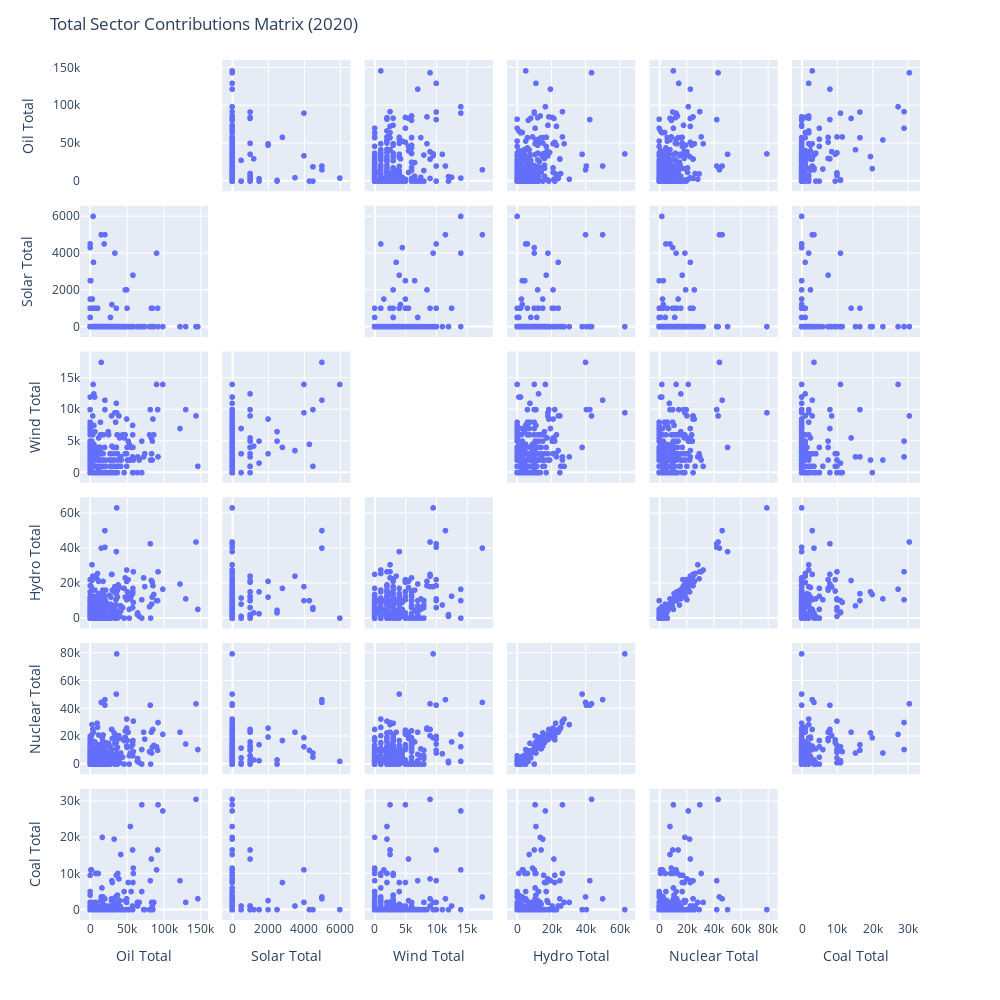

The code cell stored with this chart in its notebook:
### Code cell
import seaborn as sns
import pandas as pd
import plotly.express as px
import matplotlib.pyplot as plt
import numpy as np

totals = pd.read_csv('data-totals/annual-totals/2020/final-totals/totals.csv')

fig = px.scatter_matrix(totals,
    dimensions=["Oil Total", "Solar Total", "Wind Total", "Hydro Total", "Nuclear Total", "Coal Total"])
fig.update_traces(diagonal_visible=False)
fig.update_layout(title="Total Sector Contributions Matrix (2020)",
                  dragmode='select',
                  width=1000,
                  height=1000,
                  hovermode='closest')
fig.show()

### Figure 1 — Plotly figure (JSON) as saved in the notebook; plotly's stock layout.template omitted (floating-point values rounded to 4 significant figures; data arrays with more than 128 entries replaced by an {"elided": "..."} marker saying what was removed)
{"data": [{"diagonal": {"visible": false}, "dimensions": [{"axis": {"matches": true}, "label": "Oil Total", "values": {"elided": "371 int values"}}, {"axis": {"matches": true}, "label": "Solar Total", "values": {"elided": "371 int values"}}, {"axis": {"matches": true}, "label": "Wind Total", "values": {"elided": "371 int values"}}, {"axis": {"matches": true}, "label": "Hydro Total", "values": {"elided": "371 int values"}}, {"axis": {"matches": true}, "label": "Nuclear Total", "values": {"elided": "371 int values"}}, {"axis": {"matches": true}, "label": "Coal Total", "values": {"elided": "371 int values"}}], "hovertemplate": "%{xaxis.title.text}=%{x}<br>%{yaxis.title.text}=%{y}<extra></extra>", "legendgroup": "", "marker": {"color": "#636efa", "symbol": "circle"}, "name": "", "showlegend": false, "type": "splom"}], "layout": {"dragmode": "select", "height": 1000, "hovermode": "closest", "legend": {"tracegroupgap": 0}, "margin": {"t": 60}, "title": {"text": "Total Sector Contributions Matrix (2020)"}, "width": 1000}}
